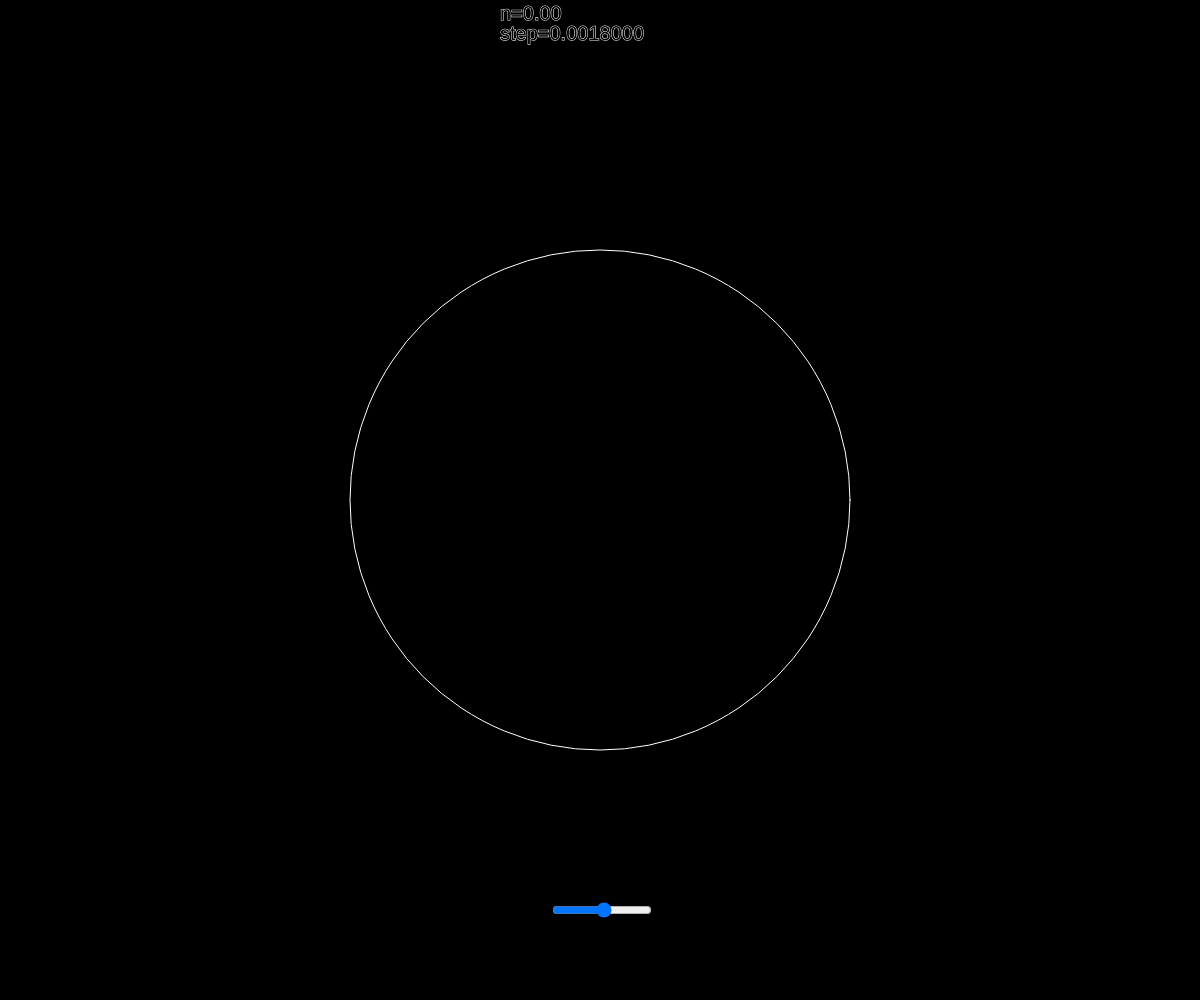
Frame 1 (no input)
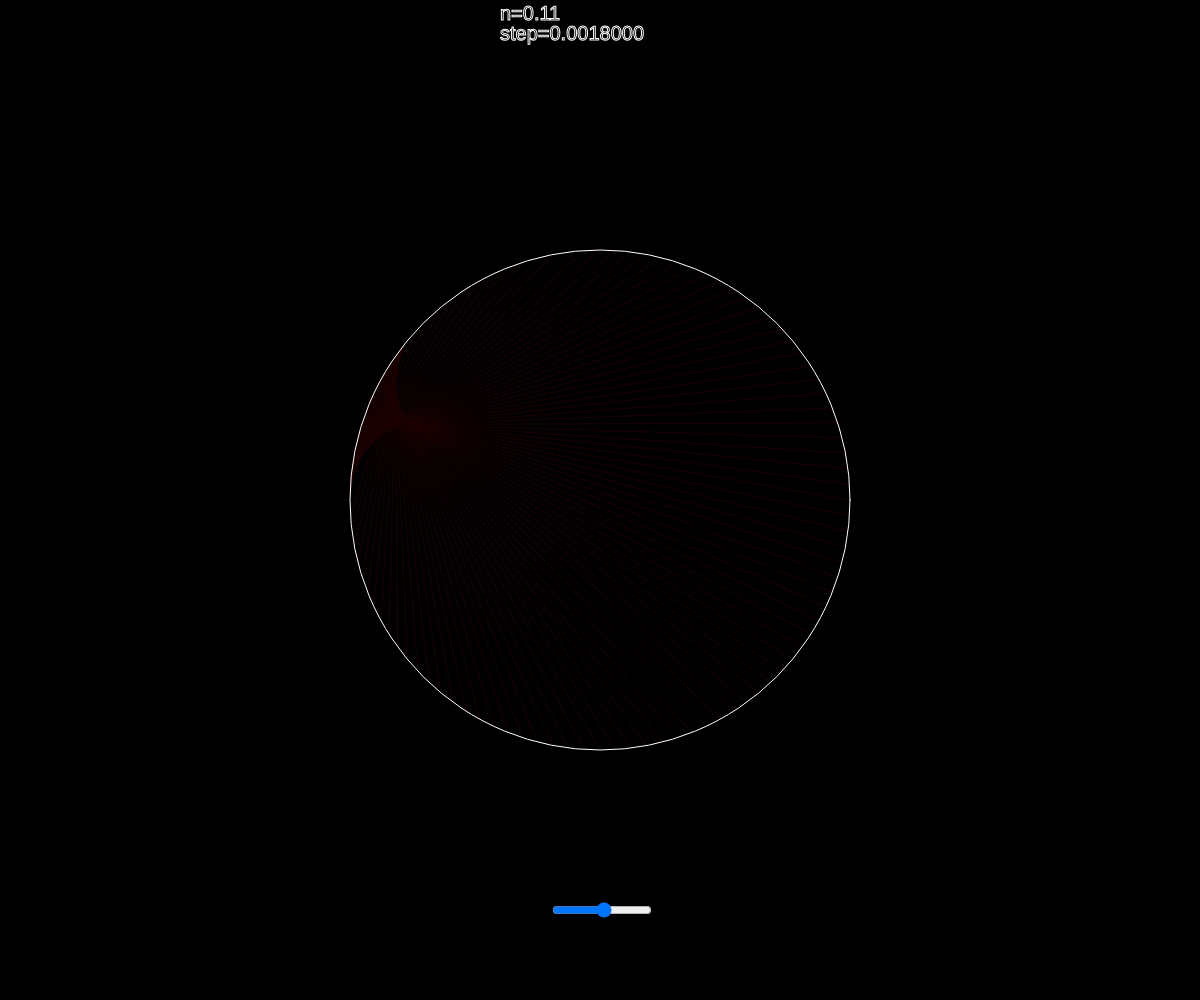
Frame 60 (no input)
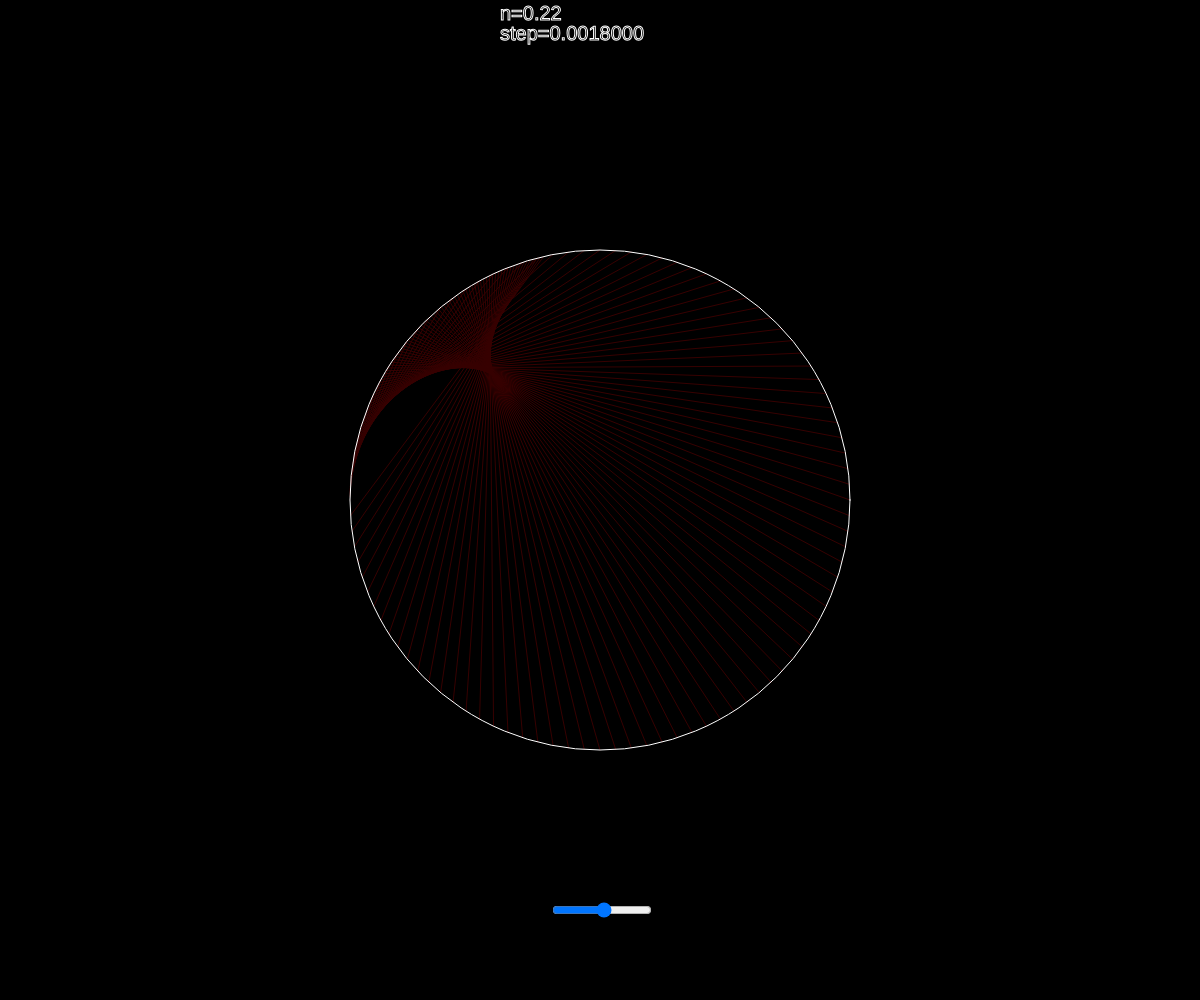
Frame 120 (the mouse pressed at the canvas centre since frame 60)

The p5.js sketch that drew these frames (run headless with seeded random() and noise() and a simulated clock; from frame 60 on, the mouse is pressed at the canvas centre):

// p5.js sketch
// ── sketch.js
const canvasWidth = 600;
const diameter = canvasWidth - 100;
const r = diameter / 2;
const N = 100;

const increment = 0.01

const smallDiameter = 5;

let theta;
let n = 0;
let slider;
let startingX;
let startingY;

function setup() {
  theta = TWO_PI / N;
  startingX = (windowWidth - diameter) / 2;
  startingY = windowHeight / 2;
  slider = createSlider(-0.05, 0.05, 0.0018, 0.0001)
  slider.position(windowWidth/2 - 50 , windowHeight - 100);
  slider.style('width', '100px');
  createCanvas(windowWidth, windowHeight);
}

function draw() {
  n += slider.value();
  background(0);
  stroke('white')
  drawText()
  noFill()

  for (let i = 0; i < N; i++) {

    let x = startingX + r * (1 - cos(theta * i));
    let y = startingY - r * sin(theta * i);

    let toX = startingX + r * (1 - cos(theta * n * i));
    let toY = startingY - r * sin(theta * n * i);

    const red = map(n, 0, 1, 0, 255);
    const green = map(n, 1, 2, 0, 255);
    const blue = map(n, 2, 3, 0, 255);

    stroke(red, green, blue)
      // stroke('white')
    line(x, y, toX, toY);
    stroke('white')
    //drawPoint(x, y);
  }
  circle(windowWidth / 2, windowHeight / 2, diameter);
}

function drawText() {
  textSize(20);
  text('n=' + n.toFixed(2), windowWidth / 2 - 100, 20);
  text('step=' + slider.value().toFixed(7), windowWidth / 2 - 100, 40);
}

function drawPoint(x, y) {
  fill('red')
  circle(x, y, smallDiameter);
}
